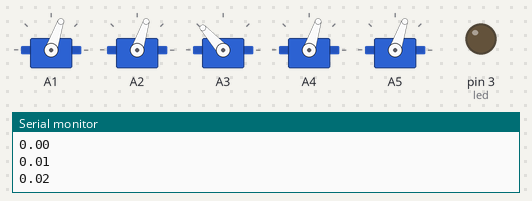
This sketch was run on a simulated Arduino Uno, built with avr-gcc and run on an emulated ATmega328P. On the bench: 5 × servo, output pins drawn as LEDs (lit = HIGH), the last lines printed to the serial monitor.

Above: at 0.05 s.
At 0.75 s:
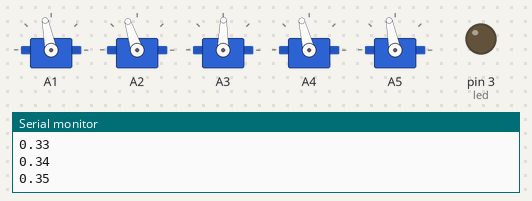
At 1.5 s:
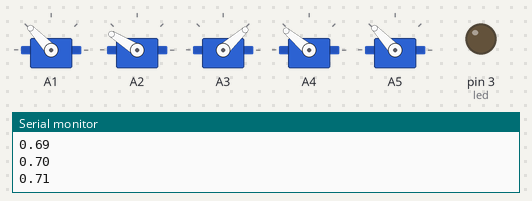
At 3.0 s:
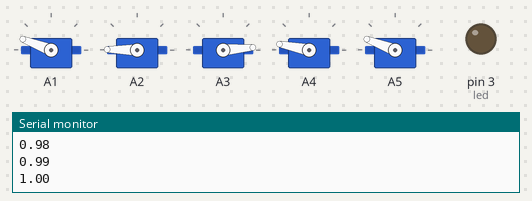
At 4.45 s:
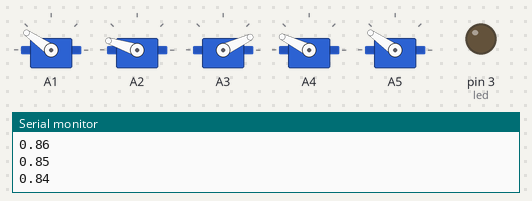
At 5.95 s:
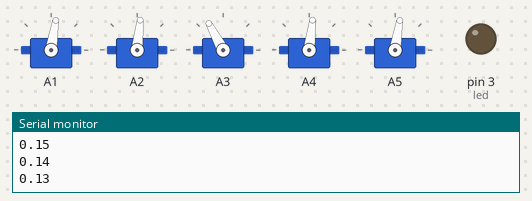
Timing chart, 0 to 10.7 s (numbered marks = the images above):
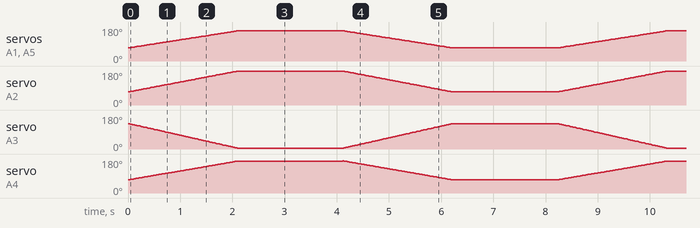

The sketch:

InMoov.ino
```cpp
#include <Servo.h>

Servo servos[5];
int numFingers = 5;

int safeClosed = 135;
int safeOpen = 45;

int openThreshold[] = {
  70, //thumb - 0 MIN
  70, //pointer 0 MIN
  135, //middle 0 MIN
  70, //ring 0 MIN
  70 //pinky 0 MIN
};
int closedThreshold[] = {
  160, //thumb - 180 MAX
  180, //pointer - 180 MAX
  5, //middle - 180 MAX
  170, //ring - 180 MAX
  160 //pinky - 180 MAX
};

int pos[5]; //array of current finger positions ... this gets written to the hand
float normalizedPos;

int led = 3;
int targetValue = 0;
int actualValue = 0;
int fadeAmount = 5;    // how many points to fade the LED by
int addToValue = 0;
float actualValueFloat = 0.0;
float numberToHand = 0.0;

void setup() {
  Serial.begin(115200);
//  for(int i = 0; i < numFingers; i++){
//    servos[i].attach(i + 2);
//    pos[i] = openThreshold[i]; //set all fingers to open by default
//  }
  servos[0].attach(A1);
  servos[1].attach(A2);
  servos[2].attach(A3);
  servos[3].attach(A4);
  servos[4].attach(A5);

  pinMode(led, OUTPUT);
}


void loop() {            // Loop through motion tests
//  allOpen();           // Uncomment to use this
//  delay(4000);           // Uncomment to use this
//  allClosed();            // Uncomment to use this
//  delay(2000);           // Uncomment to use this


//======= Basic Open/Close Animation ======= //

  //close hand
  for(float i = 0.0; i < 1.0; i+=0.01){
    setAllFingers(i);
    Serial.println(i);
    delay(20);
  }

  delay(2000);

  //open hand
  for(float i = 1.0; i > 0.0; i-=0.01){
    setAllFingers(i);
    Serial.println(i);
    delay(20);
  }
  delay(2000);


//------ Responding To OpenBCI EMG ------//

//  addToValue = (int)(((float)targetValue - (float)actualValue)/10.0);
//  actualValue += addToValue;
//
//  if(actualValue > 255) actualValue = 255;
//  if(actualValue < 0) actualValue = 0;
//
//  analogWrite(led, actualValue);
//
//              //  actualValueFloat = (float)actualValue;
//  numberToHand = float(map(actualValue, 0, 255, 0, 1000))/1000.0;
//
//              //  analogWrite(led, (int)numberToHand*255);
//
//  setAllFingers(numberToHand);
//  delay(20);


//----- For Resetting Servos to 90 ----- //
//  setAllServos(90);


}

void serialEvent() {
  while (Serial.available()) {
    int newData = Serial.read();
    targetValue = (int)newData;
  }
}


// Motion to set the servo into "virtual" 0 position: alltovirtual
void allMiddle() {
  for(int i = 0; i < numFingers; i++){
    servos[i].write(90);
  }
}
// Motion to set the servo into "rest" position: alltorest
void allOpen() {
  for(int i = 0; i < numFingers; i++){
    servos[i].write(openThreshold[i]);
  }
}
// Motion to set the servo into "max" position: alltomax
void allClosed() {
  for(int i = 0; i < numFingers; i++){
    servos[i].write(closedThreshold[i]);
  }
}

void setAllFingers(float _normalizedPos){
  for(int i = 0; i < numFingers; i++){
    pos[i] = (int)((_normalizedPos * (closedThreshold[i] - openThreshold[i])) + openThreshold[i]);  //map the normalized value onto the full range or each finger
    servos[i].write(pos[i]);
  }
}

void setFinger (int _finger, float _normalizedPos){
  pos[_finger] = (int)((_normalizedPos * (closedThreshold[_finger] - openThreshold[_finger])) + openThreshold[_finger]);
  servos[_finger].write(pos[_finger]);
}

void setFingerDegree (int _finger, int _degree){
  servos[_finger].write(_degree);
}

void setAllServosTo(int _degree){  //set all servos to the middle
  for(int i = 0; i < numFingers; i++){
    servos[i].write(_degree);
  }
}
```
